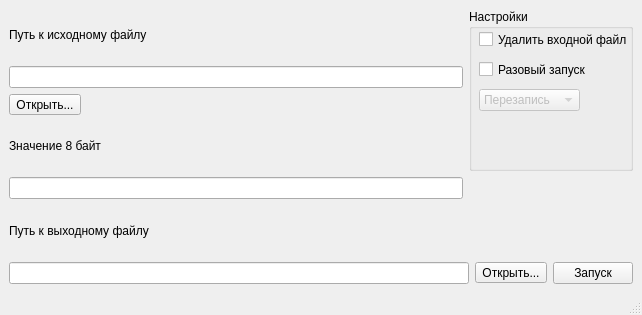
<?xml version="1.0" encoding="UTF-8"?>
<ui version="4.0">
 <class>MainWindow</class>
 <widget class="QMainWindow" name="MainWindow">
  <property name="geometry">
   <rect>
    <x>0</x>
    <y>0</y>
    <width>642</width>
    <height>315</height>
   </rect>
  </property>
  <property name="windowTitle">
   <string>MainWindow</string>
  </property>
  <widget class="QWidget" name="centralwidget">
   <layout class="QGridLayout" name="gridLayout_2">
    <item row="4" column="0">
     <widget class="QLineEdit" name="ByteInput"/>
    </item>
    <item row="6" column="2">
     <widget class="QToolButton" name="FindOutputFile">
      <property name="text">
       <string>Открыть...</string>
      </property>
     </widget>
    </item>
    <item row="6" column="3">
     <widget class="QPushButton" name="Start">
      <property name="text">
       <string>Запуск</string>
      </property>
     </widget>
    </item>
    <item row="0" column="1" rowspan="4" colspan="3">
     <widget class="QGroupBox" name="Options">
      <property name="title">
       <string>Настройки</string>
      </property>
      <widget class="QCheckBox" name="CloseAfter">
       <property name="geometry">
        <rect>
         <x>10</x>
         <y>50</y>
         <width>111</width>
         <height>21</height>
        </rect>
       </property>
       <property name="text">
        <string>Разовый запуск</string>
       </property>
      </widget>
      <widget class="QCheckBox" name="DeleteInput">
       <property name="geometry">
        <rect>
         <x>10</x>
         <y>20</y>
         <width>161</width>
         <height>21</height>
        </rect>
       </property>
       <property name="text">
        <string>Удалить входной файл</string>
       </property>
       <property name="tristate">
        <bool>false</bool>
       </property>
      </widget>
      <widget class="QComboBox" name="comboBox">
       <property name="enabled">
        <bool>false</bool>
       </property>
       <property name="geometry">
        <rect>
         <x>10</x>
         <y>80</y>
         <width>101</width>
         <height>22</height>
        </rect>
       </property>
       <property name="editable">
        <bool>false</bool>
       </property>
       <item>
        <property name="text">
         <string>Перезапись</string>
        </property>
       </item>
       <item>
        <property name="text">
         <string>Модификация</string>
        </property>
       </item>
      </widget>
     </widget>
    </item>
    <item row="0" column="0">
     <widget class="QLabel" name="InputLabel">
      <property name="text">
       <string>Путь к исходному файлу</string>
      </property>
     </widget>
    </item>
    <item row="6" column="0" colspan="2">
     <widget class="QLineEdit" name="OutputPath"/>
    </item>
    <item row="5" column="0">
     <widget class="QLabel" name="OutputLabel">
      <property name="text">
       <string>Путь к выходному файлу</string>
      </property>
     </widget>
    </item>
    <item row="1" column="0">
     <widget class="QLineEdit" name="InputPath"/>
    </item>
    <item row="2" column="0">
     <widget class="QToolButton" name="FindInputFile">
      <property name="text">
       <string>Открыть...</string>
      </property>
     </widget>
    </item>
    <item row="3" column="0">
     <widget class="QLabel" name="InputLabel_2">
      <property name="text">
       <string>Значение 8 байт </string>
      </property>
     </widget>
    </item>
   </layout>
  </widget>
  <widget class="QMenuBar" name="menubar">
   <property name="geometry">
    <rect>
     <x>0</x>
     <y>0</y>
     <width>642</width>
     <height>22</height>
    </rect>
   </property>
  </widget>
  <widget class="QStatusBar" name="statusbar"/>
 </widget>
 <resources/>
 <connections/>
</ui>
